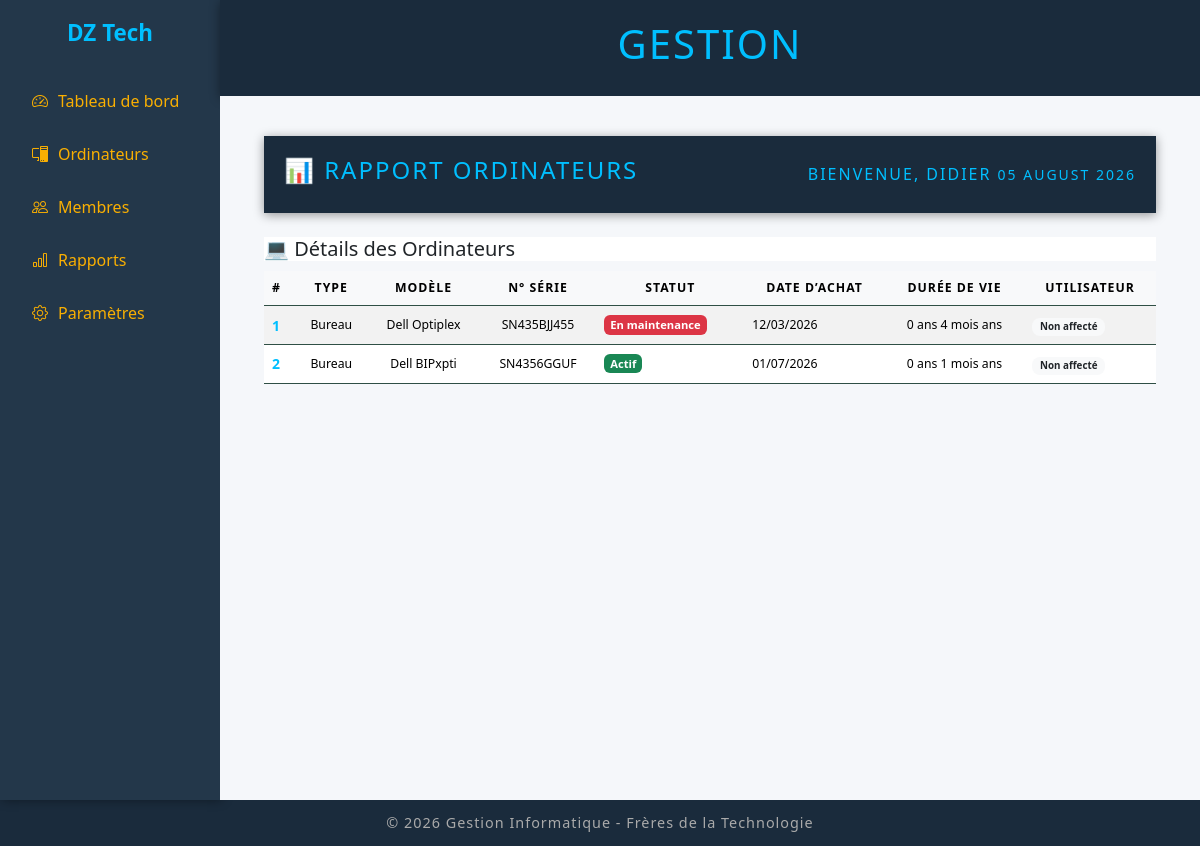
Page /rapport/ on the earlier database version.
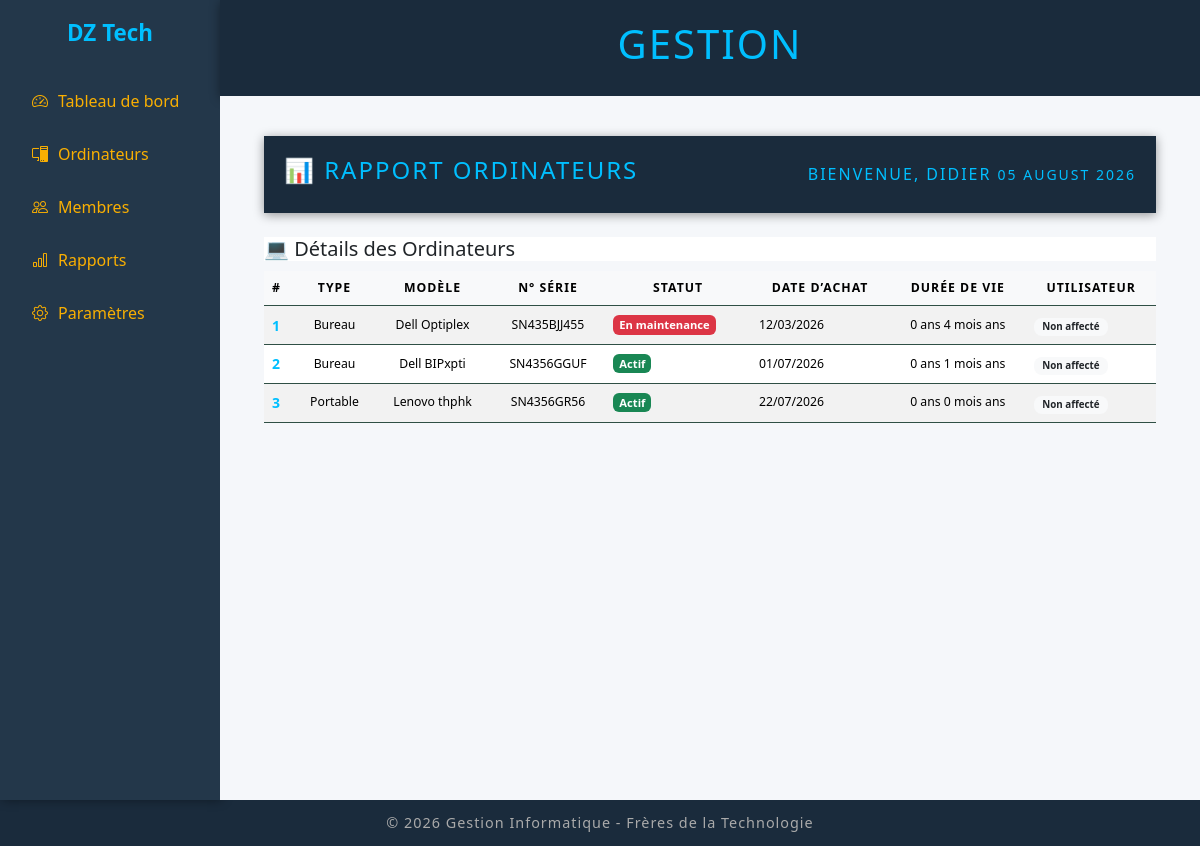
Same page on the later database version.
### ordi/models.py (models this page shows, shortened)
class Ordinateur(models.Model):
    TYPE_CHOICES = [
        ("Bureau", "Bureau"),
        ("Portable", "Portable"),
    ]
    type = models.CharField(max_length=20, choices=TYPE_CHOICES)
    modele = models.CharField(max_length=100)
    designation = models.CharField(max_length=100)
    numero = models.CharField(max_length=100, unique=True)
    utilisateur = models.ForeignKey(Employe, on_delete=models.SET_NULL, null=True, blank=True)
    statut = models.CharField(max_length=50, choices=[
        ("Actif", "Actif"),
        ("Disponible", "Disponible"),
        ("En maintenance", "En maintenance"),
        ("Hord service", "Hord service"),
    ])
    date_achat = models.DateField(null=True, blank=True)
    garantie = models.CharField(max_length=50, null=True, blank=True)
    @property
    def duree_vie(self):
        if self.date_achat:
            delta = date.today() - self.date_achat
            annees = delta.days // 365
            mois = (delta.days % 365) // 30
            return f"{annees} ans {mois} mois"
        return "-"

### ordi/views.py (the view)
# urls.py: path("rapport/", views.rapport, name="rapport"),  # ✅ Rapport des ordinateurs
def rapport(request):
    pcs = Ordinateur.objects.prefetch_related("affectations__employe").all()
    return render(request, "rapport.html", {"pcs": pcs})

### gesionordi/templates/rapport.html (shortened to what this page needs)
{% extends "base.html" %}
{% block content %}
<main class="flex-grow-1 px-4 main-content">
  <header class="topbar d-flex justify-content-between align-items-center mb-4">
    <h1 class="h4">📊 Rapport Ordinateurs</h1>
    <div class="user-info">
      <span>Bienvenue, Didier</span>
      <span class="date small">{% now "d F Y" %}</span>
    </div>
  </header>
    <div class="card-header bg-white text-dark d-flex justify-content-between align-items-center small">
      <h5 class="mb-0">💻 Détails des Ordinateurs</h5>
    </div>
      <table class="table table-hover table-striped align-middle">
        <thead class="table-light small">
            <tr class="small">
            <th>#</th>
            <th style="text-align: center">Type</th>
            <th style="text-align: center">Modèle</th>
            <th style="text-align: center">N° Série</th>
            <th style="text-align: center">Statut</th>
            <th style="text-align: center">Date d’achat</th>
            <th style="text-align: center">Durée de vie</th>
            <th style="text-align: center">Utilisateur</th>
            </tr>
        </thead>
        <tbody>
            {% for pc in pcs %}
            <tr class="small">
              <td>{{ forloop.counter }}</td>
              <td  style="text-align: center"class="small">{{ pc.type }}</td>
              <td style="text-align: center"class="small">{{ pc.modele }}</td>
              <td style="text-align: center"class="small">{{ pc.numero }}</td>
              <td class="small">
                  {% if pc.statut == "Actif" %}
                      <span class="badge bg-success small">Actif</span>
                  {% elif pc.statut == "Disponible" %}
                      <span class="badge bg-info small">Disponible</span>
                  {% elif pc.statut == "En maintenance" %}
                      <span class="badge bg-danger small">En maintenance</span>
                  {% else %}
                      <span class="badge bg-secondary small">{{ pc.statut }}</span>
                  {% endif %}
              </td>
              <td class="small">{{ pc.date_achat|date:"d/m/Y" }}</td>
              <td style="text-align: center "class="small">{{ pc.duree_vie }} ans</td>
            <td>
                {% if pc.affectations.all %}
                  <div class="mt-1 d-flex flex-wrap gap-1">
                  {% for aff in pc.affectations.all %}
                    <span class="badge bg-secondary">
                      {{ aff.prenom_snapshot }} {{ aff.nom_snapshot }}
                      ({{ aff.date_affectation|date:"d/m/Y" }})
                    </span>
                  {% endfor %}
                  </div>
                {% else %}
                  {% if not pc.utilisateur %}
                    <span class="badge bg-light text-dark">Non affecté</span>
                  {% endif %}
                {% endif %}
              </td>
            </tr>
            {% empty %}
            <tr>
            <td colspan="9" class="text-center text-muted">Aucun ordinateur enregistré</td>
            </tr>
            {% endfor %}
        </tbody>
       </table>
    </div>
  </div>
{% endblock %}

Differences in the rows shown:
added Ordinateur: type "Portable", modele "Lenovo thphk", numero "SN4356GR56", statut "Actif", date_achat "22/07/2026", duree_vie "0 ans 0 mois", shows "Non affecté"
